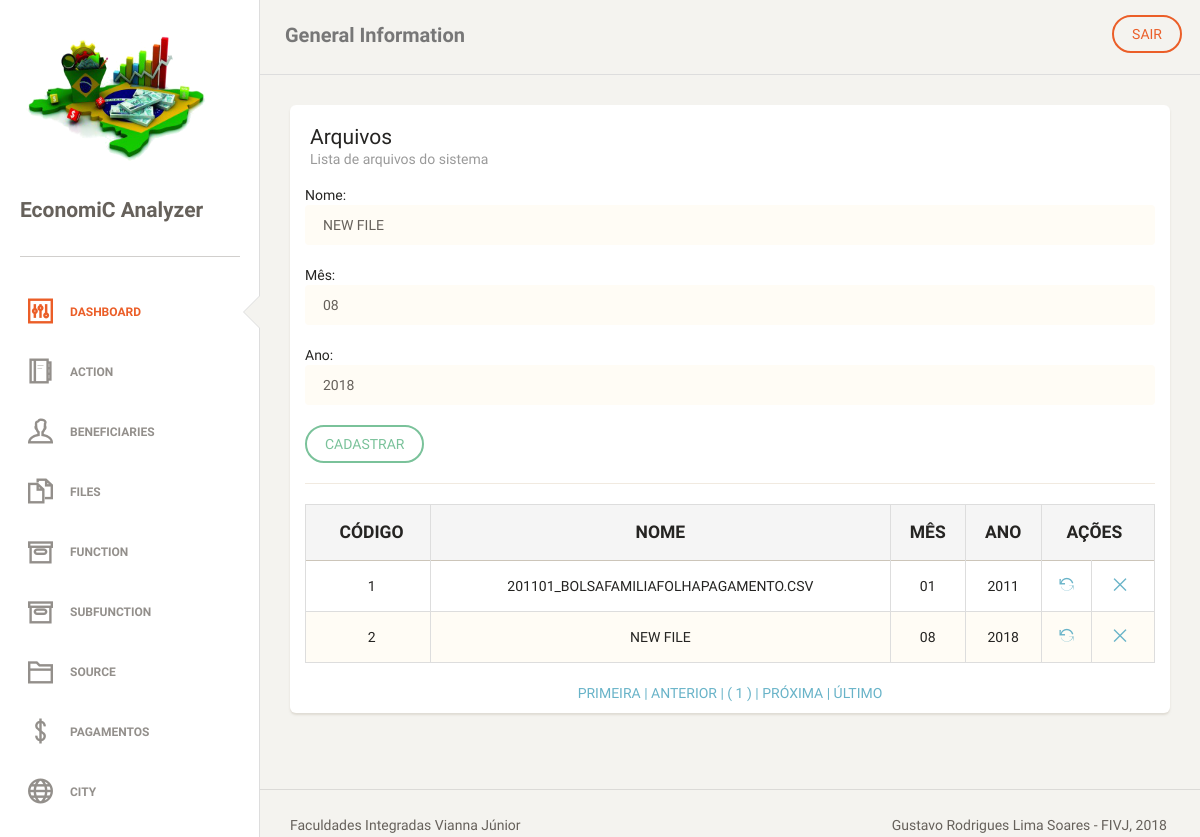
Page /files.php?act=upd&id=2 (signed in) on the committed database.
### tables this page shows
CREATE TABLE `tb_files` (
  `id_file` int(11) NOT NULL AUTO_INCREMENT,
  `str_name_file` varchar(45) NOT NULL,
  `str_month` varchar(2) DEFAULT NULL,
  `str_year` varchar(4) DEFAULT NULL,
  PRIMARY KEY (`id_file`),
  UNIQUE KEY `str_name_file_UNIQUE` (`str_name_file`)
);

### classes/files.php (called while the page is built)
<?php
class files
{
    private $id_file;
    private $str_name_file;
    private $str_month;
    private $str_year;
    public function __construct($id_file, $str_name_file, $str_month, $str_year)
    {
        $this->id_file = $id_file;
        $this->str_name_file = $str_name_file;
        $this->str_month = $str_month;
        $this->str_year = $str_year;
    }
    public function getIdFile()
    {
        return $this->id_file;
    }
    public function setIdFile($id_file)
    {
        $this->id_file = $id_file;
    }
    public function getStrNameFile()
    {
        return $this->str_name_file;
    }
    public function setStrNameFile($str_name_file)
    {
        $this->str_name_file = $str_name_file;
    }
    public function getStrMonth()
    {
        return $this->str_month;
    }
    public function setStrMonth($str_month)
    {
        $this->str_month = $str_month;
    }
    public function getStrYear()
    {
        return $this->str_year;
    }
    public function setStrYear($str_year)
    {
        $this->str_year = $str_year;
    }
}

### dao/filesDAO.php (the view, shortened to what this page needs)
<?php
require_once "classes/files.php";
class filesDAO
{
    public function atualizar($files)
    {
        global $pdo;
        try {
            $statement = $pdo->prepare("SELECT id_file, str_name_file, str_month, str_year FROM tb_files WHERE id_file = :id");
            $statement->bindValue(":id", $files->getIdFile());
            if ($statement->execute()) {
                $rs = $statement->fetch(PDO::FETCH_OBJ);
                $files->setIdFile($rs->id_file);
                $files->setStrNameFile($rs->str_name_file);
                $files->setStrMonth($rs->str_month);
                $files->setStrYear($rs->str_year);
                return $files;
            } else {
                throw new PDOException("<script> alert('Não foi possível executar a declaração SQL !'); </script>");
            }
        } catch (PDOException $erro) {
            return "Erro: " . $erro->getMessage();
        }
    }
    public function tabelapaginada()
    {
        global $pdo;
        $endereco = $_SERVER ['PHP_SELF'];
        $pagina_atual = (isset($_GET['page']) && is_numeric($_GET['page'])) ? $_GET['page'] : 1;
        $linha_inicial = ($pagina_atual - 1) * QTDE_REGISTROS;
        $sql = "SELECT id_file, str_name_file, str_month, str_year FROM tb_files LIMIT {$linha_inicial}, " . QTDE_REGISTROS;
        $statement = $pdo->prepare($sql);
        $statement->execute();
        $dados = $statement->fetchAll(PDO::FETCH_OBJ);
        $sqlContador = "SELECT COUNT(*) AS total_registros FROM tb_files";
        $statement = $pdo->prepare($sqlContador);
        $statement->execute();
        $valor = $statement->fetch(PDO::FETCH_OBJ);
        $primeira_pagina = 1;
        $ultima_pagina = ceil($valor->total_registros / QTDE_REGISTROS);
        $pagina_anterior = ($pagina_atual > 1) ? $pagina_atual - 1 : 0;
        $proxima_pagina = ($pagina_atual < $ultima_pagina) ? $pagina_atual + 1 : 0;
        $range_inicial = (($pagina_atual - RANGE_PAGINAS) >= 1) ? $pagina_atual - RANGE_PAGINAS : 1;
        $range_final = (($pagina_atual + RANGE_PAGINAS) <= $ultima_pagina) ? $pagina_atual + RANGE_PAGINAS : $ultima_pagina;
        $exibir_botao_inicio = ($range_inicial < $pagina_atual) ? 'mostrar' : 'esconder';
        $exibir_botao_final = ($range_final > $pagina_atual) ? 'mostrar' : 'esconder';
        if (!empty($dados)):
            echo "
     <table class='table table-striped table-bordered'>
     <thead>
       <tr style='text-transform: uppercase;' class='active'>
        <th style='text-align: center; font-weight: bolder;'>Código</th>
        <th style='text-align: center; font-weight: bolder;'>Nome</th>
        <th style='text-align: center; font-weight: bolder;'>Mês</th>
        <th style='text-align: center; font-weight: bolder;'>Ano</th>
        <th style='text-align: center; font-weight: bolder;' colspan='2'>Ações</th>
       </tr>
     </thead>
     <tbody>";
            foreach ($dados as $file):
                echo "<tr>
        <td style='text-align: center'>$file->id_file</td>
        <td style='text-align: center'>$file->str_name_file</td>
        <td style='text-align: center'>$file->str_month</td>
        <td style='text-align: center'>$file->str_year</td>
        <td style='text-align: center'><a href='?act=upd&id=$file->id_file' title='Alterar'><i class='ti-reload'></i></a></td>
        <td style='text-align: center'><a href='?act=del&id=$file->id_file' title='Remover'><i class='ti-close'></i></a></td>
       </tr>";
            endforeach;
            echo "
</tbody>
     </table>
     <div class='box-paginacao' style='text-align: center'>
       <a class='box-navegacao  $exibir_botao_inicio' href='$endereco?page=$primeira_pagina' title='Primeira Página'> PRIMEIRA  |</a>
       <a class='box-navegacao  $exibir_botao_inicio' href='$endereco?page=$pagina_anterior' title='Página Anterior'> ANTERIOR  |</a>
";
            for ($i = $range_inicial; $i <= $range_final; $i++):
                $destaque = ($i == $pagina_atual) ? 'destaque' : '';
                echo "<a class='box-numero $destaque' href='$endereco?page=$i'> ( $i ) </a>";
            endfor;
            echo "<a class='box-navegacao $exibir_botao_final' href='$endereco?page=$proxima_pagina' title='Próxima Página'>| PRÓXIMA  </a>
                  <a class='box-navegacao $exibir_botao_final' href='$endereco?page=$ultima_pagina'  title='Última Página'>| ÚLTIMO  </a>
     </div>";
        else:
            echo "<p class='bg-danger'>Nenhum registro foi encontrado!</p>
     ";
        endif;
    }
}

### files.php (shortened to what this page needs)
<?php
require_once "classes/template.php";
require_once "dao/filesDAO.php";
require_once "classes/files.php";
$object = new filesDAO();
if ($_SERVER['REQUEST_METHOD'] == 'POST') {
    $id = (isset($_POST["id"]) && $_POST["id"] != null) ? $_POST["id"] : "";
    $str_name_file = (isset($_POST["str_name_file"]) && $_POST["str_name_file"] != null) ? $_POST["str_name_file"] : "";
    $str_month = (isset($_POST["str_month"]) && $_POST["str_month"] != null) ? $_POST["str_month"] : "";
    $str_year = (isset($_POST["str_year"]) && $_POST["str_year"] != null) ? $_POST["str_year"] : "";
} else if (!isset($id)) {
    $id = (isset($_GET["id"]) && $_GET["id"] != null) ? $_GET["id"] : "";
    $str_name_file = NULL;
    $str_month = NULL;
    $str_year = NULL;
}
if (isset($_REQUEST["act"]) && $_REQUEST["act"] == "upd" && $id != "") {
    $files = new files($id, '', '', '');
    $resultado = $object->atualizar($files);
    $str_name_file = $resultado->getStrNameFile();
    $str_month = $resultado->getStrMonth();
    $str_year = $resultado->getStrYear();
}
?>
<div class='content' xmlns="http://www.w3.org/1999/html">
    <div class='container-fluid'>
        <div class='row'>
            <div class='col-md-12'>
                <div class='card'>
                    <div class='header'>
                        <h4 class='title'>Arquivos</h4>
                        <p class='category'>Lista de arquivos do sistema</p>
                    </div>
                    <div class='content table-responsive'>
                        <form action="?act=save&id=" method="POST" name="form1">
                            Nome:
                            <input class="form-control" type="text" name="str_name_file" value="<?php
                            echo (isset($str_name_file) && ($str_name_file != null || $str_name_file != "")) ? $str_name_file : '';
                            ?>"/>
                            <br/>
                            Mês:
                            <input class="form-control" type="text" maxlength="2" name="str_month" value="<?php
                            echo (isset($str_month) && ($str_month != null || $str_month != "")) ? $str_month : '';
                            ?>"/>
                            <br/>
                            Ano:
                            <input class="form-control" type="text" maxlength="4" name="str_year" value="<?php
                            echo (isset($str_year) && ($str_year != null || $str_year != "")) ? $str_year : '';
                            ?>"/>
                            <br/>
                            <input class="btn btn-success" type="submit" value="CADASTRAR">
                            <hr>
                        </form>
                        <?php
                        $object->tabelapaginada();
                        ?>
                    </div>
                </div>
            </div>
        </div>
    </div>
</div>

### rows in the picture
tb_files: str_name_file "NEW FILE", str_month "08", str_year "2018", id_file "2"
tb_files: id_file "1", str_name_file "201101_BOLSAFAMILIAFOLHAPAGAMENTO.CSV", str_month "01", str_year "2011"
